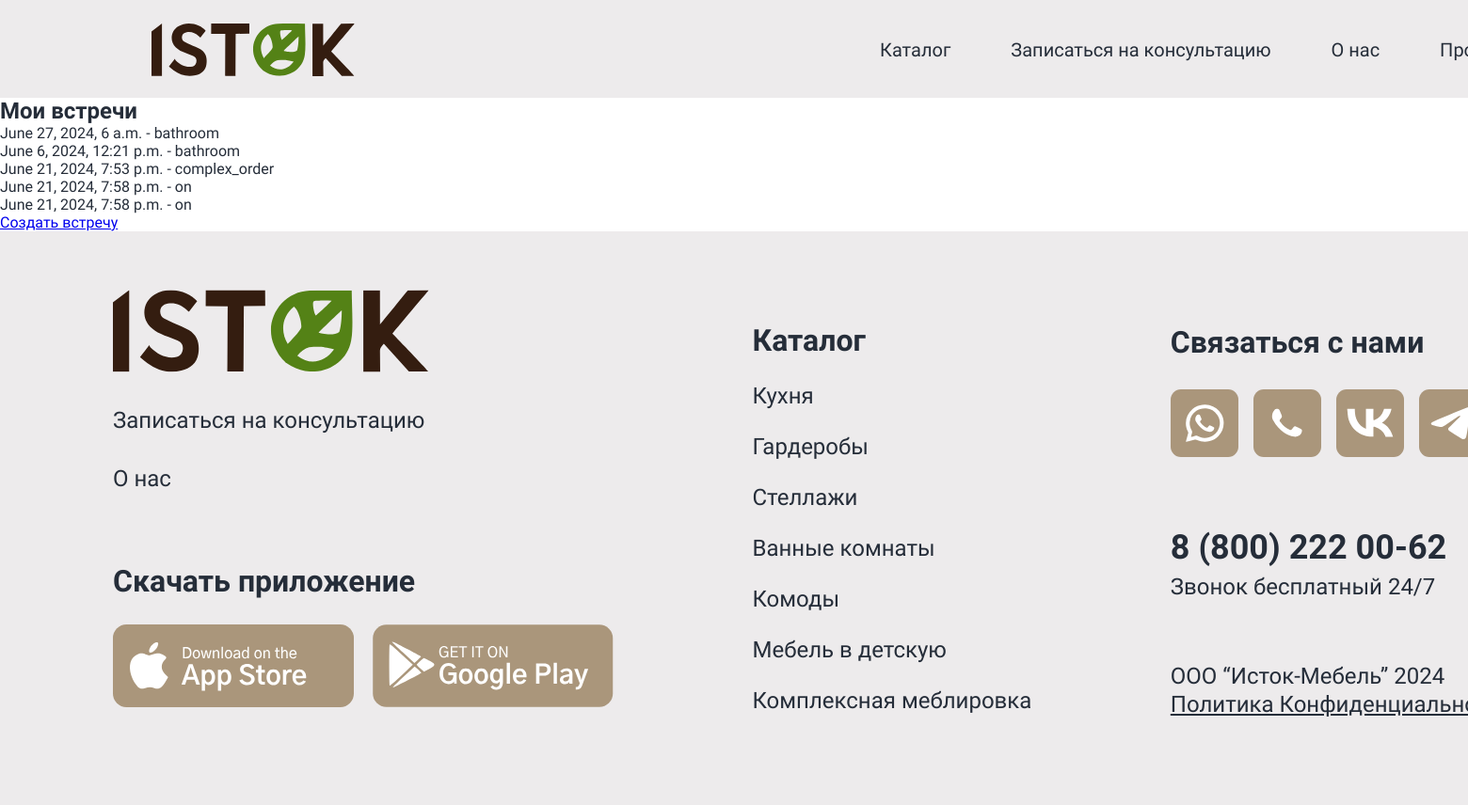
The page /feedback/ (signed in) on the database its author committed.
### appointments/models.py (models this page shows, shortened)
class Appointment(models.Model):
    CONTACT_METHOD_CHOICES = [
        ('phone', 'Телефон'),
        ('social', 'Соц сети'),
    ]
    PURPOSE_CHOICES = [
        ('kitchen', 'Кухня'),
        ('wardrobe', 'Шкаф'),
        ('hallway', 'Прихожая'),
        ('closet', 'Гардероб'),
        ('bathroom', 'Мебель для ванной'),
        ('kids', 'Мебель для детской'),
        ('living_room', 'Мебель для гостиной'),
        ('complex_order', 'Комплексный заказ'),
    ]
    user = models.ForeignKey(CustomUser, on_delete=models.CASCADE)
    date_time = models.DateTimeField()
    notes = models.TextField(blank=True, verbose_name='Заметки')
    contact_method = models.CharField(max_length=10, choices=CONTACT_METHOD_CHOICES)  # Способ связи
    contact_info = models.CharField(max_length=255)  # Сам контакт
    requires_confirmation = models.BooleanField(default=False, verbose_name='Подтверждение')
    purpose = models.CharField(max_length=20, choices=PURPOSE_CHOICES, verbose_name='Цель')  # Цель: Какая мебель потребуется?
    requires_consultation = models.BooleanField(default=False, verbose_name='Консультация')

### appointments/views.py (the view)
# urls.py: path('', views.appointment_list, name='appointment_list'),
@login_required
def appointment_list(request):
    appointments = Appointment.objects.filter(user=request.user)
    return render(request, 'appointments/appointment_list.html', {'appointments': appointments})

### templates/appointments/appointment_list.html (shortened to what this page needs)
{% extends 'flatpages/default.html' %}
{% block content %}
<h2>Мои встречи</h2>
<ul>
    {% for appointment in appointments %}
    <li>{{ appointment.date_time }} - {{ appointment.purpose }}</li>
    {% empty %}
    <li>Нет запланированных встреч.</li>
    {% endfor %}
</ul>
<a href="{% url 'appointment_create' %}">Создать встречу</a>
{% endblock %}

### static/styles.css (style rules this page uses)
* { box-sizing: border-box; margin: 0; padding: 0; }
body { width: 1728px; margin: 0 auto; font-family: "Gothic A1", sans-serif; color: #252D39; }

### static/main__style.css (style rules this page uses)
* { font-family: "Gothic A1", sans-serif; margin: 0; padding: 0; list-style: none; }

### rows shown on the page
Appointment: date_time "June 27, 2024, 6 a.m.", purpose "bathroom"
Appointment: date_time "June 6, 2024, 12:21 p.m.", purpose "bathroom"
Appointment: date_time "June 21, 2024, 7:53 p.m.", purpose "complex_order"
Appointment: date_time "June 21, 2024, 7:58 p.m.", purpose "on"
Appointment: date_time "June 21, 2024, 7:58 p.m.", purpose "on"
